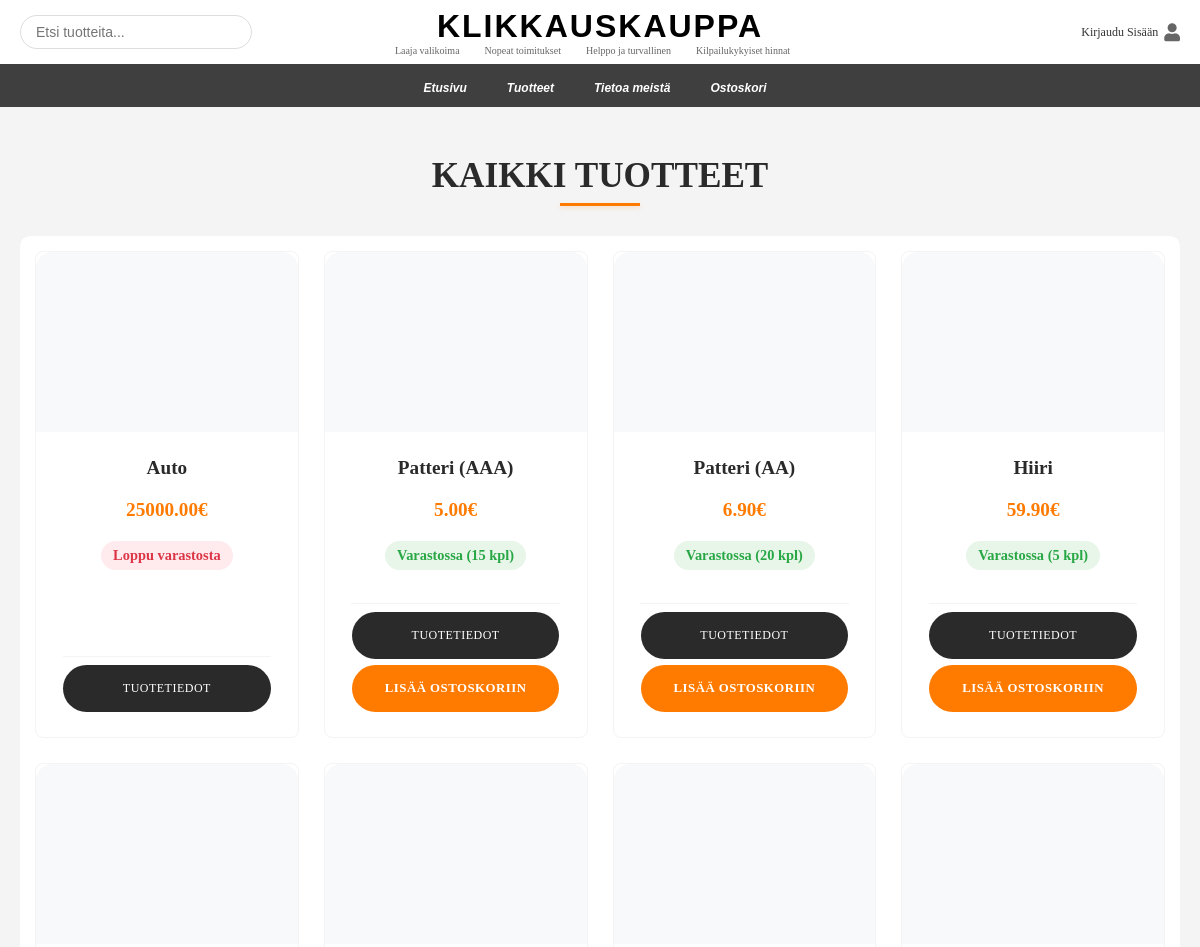
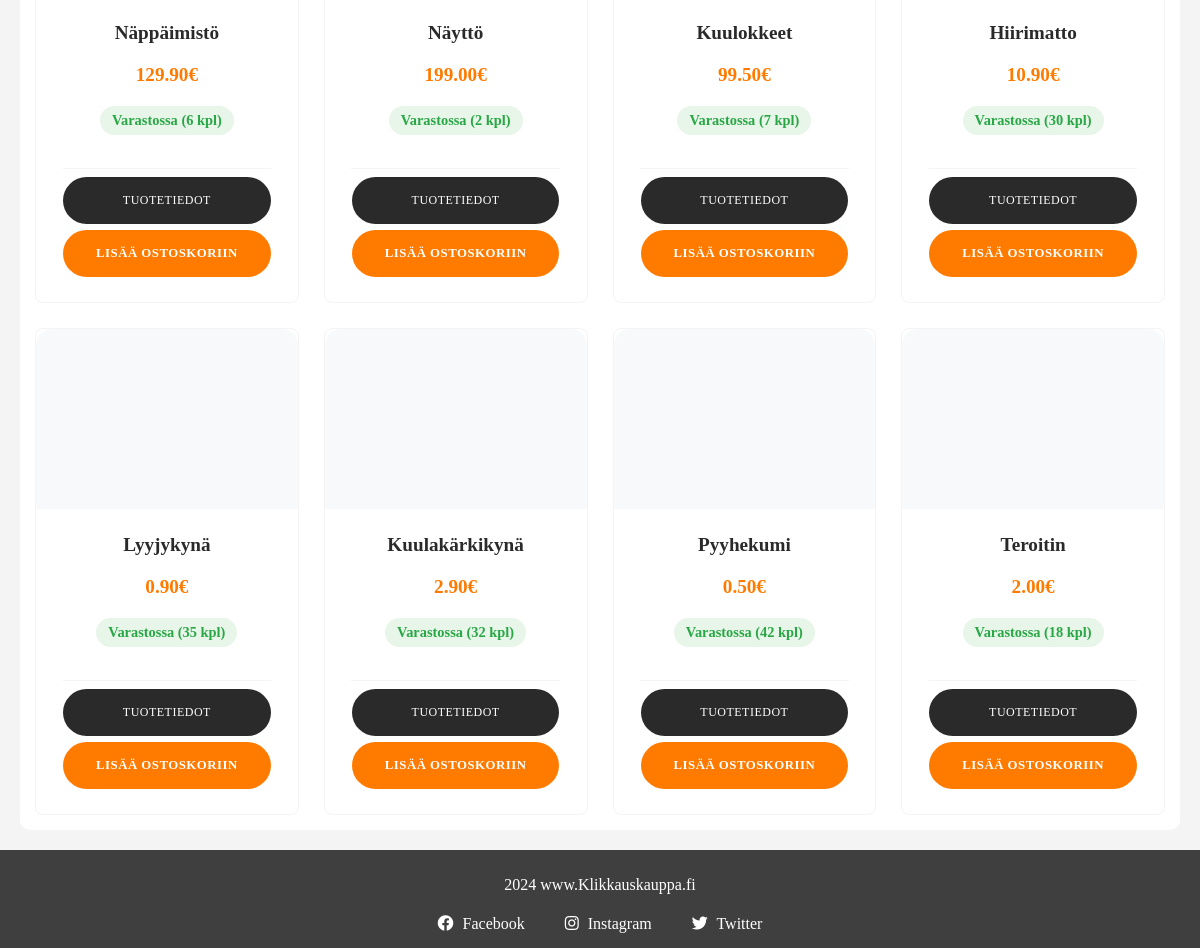
Page /Klikkauskauppa/products on the committed database (2 pictures, top to bottom).
### verkkokauppa/models.py (models this page shows, shortened)
class Product(models.Model):
    name = models.CharField(max_length=100, help_text="Lisää tuotteen nimi")
    price = models.DecimalField(max_digits=8, decimal_places=2, help_text="Lisää tuotteen hinta")
    stock = models.PositiveIntegerField(default=0, help_text="Lisää tuotteen varastomäärä")
    image = models.ImageField(upload_to="images/", blank=True, null=True, help_text="Lisää tuotekuva")
    date_added = models.DateTimeField(auto_now_add=True)
    discount_price = models.DecimalField(max_digits=8, decimal_places=2, null=True, blank=True, help_text="Alennushinta")
    def is_in_stock(self):
        return self.stock > 0

### verkkokauppa/views.py (the view)
# urls.py: path("products", views.products, name="products"),
def products(request):
    products = Product.objects.all()
    context = {
        "products": products,
    }
    return render(request, "verkkokauppa/products.html", context)

### verkkokauppa/templates/verkkokauppa/products.html (shortened to what this page needs)
{% extends "verkkokauppa/base.html" %}
{% load static %}
{% block extra_css %}
<link rel="stylesheet" href="{% static 'css/products.css' %}">
{% endblock extra_css %}
{% block content %}
<div class="products-container">
    <h2 class="section-title">KAIKKI TUOTTEET</h2>
    <div class="product-grid">
        {% for product in products %}
        <div class="product-card">
            <div class="product-image">
            </div>
            <div class="product-info">
                <h3>{{ product.name }}</h3>
                <div class="price-container">
                    {% if product.discount_price %}
                        <span class="original-price">{{ product.price }}€</span>
                        <span class="discount-price">{{ product.discount_price }}€</span>
                    {% else %}
                        <span class="price">{{ product.price }}€</span>
                    {% endif %}
                </div>
                {% if product.is_in_stock %}
                    <span class="stock-status in-stock">Varastossa ({{ product.stock }} kpl)</span>
                {% else %}
                    <span class="stock-status out-of-stock">Loppu varastosta</span>
                {% endif %}
            </div>
            <div class="product-actions">
                <a href="{% url 'verkkokauppa:product_detail' product.id %}" class="btn">Tuotetiedot</a>
                {% if product.is_in_stock %}
                    <a href="{% url 'verkkokauppa:add_to_cart' product.id %}" class="btn add-to-cart">Lisää ostoskoriin</a>
                {% endif %}
            </div>
        </div>
        {% empty %}
            <p>Tuotteita ei ole lisätty.</p>
        {% endfor %}
    </div>
</div>
{% endblock content %}

### static/css/base.css (style rules this page uses)
body { margin: 0; padding: 0; }

### static/css/products.css (style rules this page uses)
:root { --accent-color: #ff7b00; --accent-hover: #e86d00; --accent-light: #fff0e6; --text-dark: #2d2d2d; --text-light: #ffffff; --dark-gray: #2a2a2a; --medium-gray: #444444; --light-gray: #f4f4f4; --white: #ffffff; }
.products-container { max-width: 1400px; margin: 0 auto; padding: 20px; background-color: var(--light-gray); }
.section-title { font-size: 2.2em; text-align: center; margin-bottom: 30px; color: var(--dark-gray); font-weight: 600; position: relative; padding-bottom: 10px; }
.section-title:after { content: ''; position: absolute; bottom: 0; left: 50%; transform: translateX(-50%); width: 80px; height: 3px; background: var(--accent-color); box-shadow: 0 2px 4px rgba(255, 123, 0, 0.2); }
.product-grid { display: grid; gap: 25px; grid-template-columns: repeat(auto-fill, minmax(250px, 1fr)); padding: 15px; background: var(--white); border-radius: 10px; }
.product-card { background: var(--white); border: 1px solid var(--light-gray); border-radius: 8px; padding: 15px 15px 20px 15px; min-height: 450px; display: flex; flex-direction: column; justify-content: space-between; transition: transform 0.3s ease, box-shadow 0.3s ease; position: relative; overflow: hidden; text-align: center; }
.product-image { margin: -15px -15px 10px -15px; height: 180px; position: relative; overflow: hidden; border-radius: 16px 16px 0 0; background: #f8f9fa; }
.product-info { padding: 5px 0; flex-grow: 1; display: flex; flex-direction: column; align-items: center; }
.product-info h3 { font-size: 1.1em; font-weight: 700; color: var(--dark-gray); margin-bottom: 10px; text-align: center; width: 100%; }
.price-container { display: flex; justify-content: center; align-items: center; gap: 10px; margin: 10px 0; }
.discount-price, .price { font-size: 1.2em; color: var(--accent-color); font-weight: 600; }
.stock-status { display: inline-block; font-size: 0.9em; padding: 6px 12px; border-radius: 15px; font-weight: 600; margin: 10px 0; text-align: center; width: auto; margin: 10px auto; }
.in-stock { background-color: var(--success-light, #e8f5e9); color: var(--success, #28a745); border: none; }
.out-of-stock { background-color: var(--danger-light, #ffebee); color: var(--danger, #dc3545); border: none; }
.product-actions { display: flex; flex-direction: column; gap: 6px; margin-top: auto; padding-top: 8px; border-top: 1px solid var(--light-gray); width: 90%; margin: auto auto 5px; align-items: center; }
.btn { width: 90%; padding: 6px 10px; border-radius: 25px; font-weight: 500; text-transform: uppercase; letter-spacing: 0.5px; font-size: 0.75em; transition: all 0.3s ease; text-decoration: none; text-align: center; min-height: 35px; display: flex; align-items: center; justify-content: center; margin: 0 auto; background: var(--dark-gray); color: var(--white); }
.btn:first-child { background: var(--dark-gray); color: var(--white); font-size: 0.75em; }
.add-to-cart { background: var(--accent-color); font-weight: 600; font-size: 0.8em; }
.product-card h3 { font-size: 1.2em; margin: 10px 0; }

### rows in the picture
Product: name "Auto", price "25000.00", stock "Loppu varastosta"
Product: name "Patteri (AAA)", price "5.00", stock "15", shows "LISÄÄ OSTOSKORIIN"
Product: name "Patteri (AA)", price "6.90", stock "20", shows "LISÄÄ OSTOSKORIIN"
Product: name "Hiiri", price "59.90", stock "5", shows "LISÄÄ OSTOSKORIIN"
Product: name "Näppäimistö", price "129.90", stock "6", shows "LISÄÄ OSTOSKORIIN"
Product: name "Näyttö", price "199.00", stock "2", shows "LISÄÄ OSTOSKORIIN"
Product: name "Kuulokkeet", price "99.50", stock "7", shows "LISÄÄ OSTOSKORIIN"
Product: name "Hiirimatto", price "10.90", stock "30", shows "LISÄÄ OSTOSKORIIN"
Product: name "Lyyjykynä", price "0.90", stock "35", shows "LISÄÄ OSTOSKORIIN"
Product: name "Kuulakärkikynä", price "2.90", stock "32", shows "LISÄÄ OSTOSKORIIN"
Product: name "Pyyhekumi", price "0.50", stock "42", shows "LISÄÄ OSTOSKORIIN"
Product: name "Teroitin", price "2.00", stock "18", shows "LISÄÄ OSTOSKORIIN"
